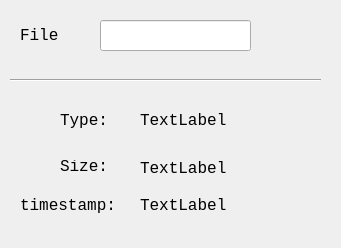
<?xml version="1.0" encoding="UTF-8"?>
<ui version="4.0">
 <class>Property</class>
 <widget class="QWidget" name="Property">
  <property name="geometry">
   <rect>
    <x>0</x>
    <y>0</y>
    <width>341</width>
    <height>248</height>
   </rect>
  </property>
  <property name="windowTitle">
   <string>Form</string>
  </property>
  <widget class="QLabel" name="Icon">
   <property name="geometry">
    <rect>
     <x>20</x>
     <y>10</y>
     <width>61</width>
     <height>50</height>
    </rect>
   </property>
   <property name="sizePolicy">
    <sizepolicy hsizetype="Fixed" vsizetype="Fixed">
     <horstretch>0</horstretch>
     <verstretch>0</verstretch>
    </sizepolicy>
   </property>
   <property name="font">
    <font>
     <family>Consolas</family>
     <pointsize>12</pointsize>
    </font>
   </property>
   <property name="text">
    <string>File</string>
   </property>
  </widget>
  <widget class="Line" name="line">
   <property name="geometry">
    <rect>
     <x>10</x>
     <y>70</y>
     <width>311</width>
     <height>20</height>
    </rect>
   </property>
   <property name="orientation">
    <enum>Qt::Horizontal</enum>
   </property>
  </widget>
  <widget class="QLabel" name="label_2">
   <property name="geometry">
    <rect>
     <x>60</x>
     <y>110</y>
     <width>51</width>
     <height>21</height>
    </rect>
   </property>
   <property name="font">
    <font>
     <family>Consolas</family>
     <pointsize>12</pointsize>
    </font>
   </property>
   <property name="text">
    <string>Type:</string>
   </property>
  </widget>
  <widget class="QLabel" name="label_3">
   <property name="geometry">
    <rect>
     <x>60</x>
     <y>160</y>
     <width>54</width>
     <height>12</height>
    </rect>
   </property>
   <property name="font">
    <font>
     <family>Consolas</family>
     <pointsize>12</pointsize>
    </font>
   </property>
   <property name="text">
    <string>Size:</string>
   </property>
  </widget>
  <widget class="QLabel" name="label_4">
   <property name="geometry">
    <rect>
     <x>20</x>
     <y>190</y>
     <width>111</width>
     <height>31</height>
    </rect>
   </property>
   <property name="font">
    <font>
     <family>Consolas</family>
     <pointsize>12</pointsize>
    </font>
   </property>
   <property name="text">
    <string>timestamp:</string>
   </property>
  </widget>
  <widget class="QLabel" name="filetype">
   <property name="geometry">
    <rect>
     <x>140</x>
     <y>110</y>
     <width>121</width>
     <height>21</height>
    </rect>
   </property>
   <property name="font">
    <font>
     <family>Consolas</family>
     <pointsize>12</pointsize>
    </font>
   </property>
   <property name="text">
    <string>TextLabel</string>
   </property>
  </widget>
  <widget class="QLabel" name="filesize">
   <property name="geometry">
    <rect>
     <x>140</x>
     <y>160</y>
     <width>91</width>
     <height>16</height>
    </rect>
   </property>
   <property name="font">
    <font>
     <family>Consolas</family>
     <pointsize>12</pointsize>
    </font>
   </property>
   <property name="text">
    <string>TextLabel</string>
   </property>
  </widget>
  <widget class="QLabel" name="filetime">
   <property name="geometry">
    <rect>
     <x>140</x>
     <y>190</y>
     <width>121</width>
     <height>31</height>
    </rect>
   </property>
   <property name="font">
    <font>
     <family>Consolas</family>
     <pointsize>12</pointsize>
    </font>
   </property>
   <property name="text">
    <string>TextLabel</string>
   </property>
  </widget>
  <widget class="QLineEdit" name="filename">
   <property name="geometry">
    <rect>
     <x>100</x>
     <y>20</y>
     <width>151</width>
     <height>31</height>
    </rect>
   </property>
   <property name="font">
    <font>
     <family>Consolas</family>
    </font>
   </property>
  </widget>
 </widget>
 <resources/>
 <connections/>
</ui>
